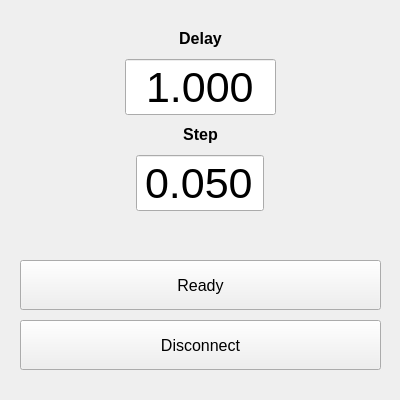
<?xml version="1.0" encoding="UTF-8"?>
<ui version="4.0">
 <class>ClientMain</class>
 <widget class="QWidget" name="ClientMain">
  <property name="geometry">
   <rect>
    <x>0</x>
    <y>0</y>
    <width>400</width>
    <height>400</height>
   </rect>
  </property>
  <property name="sizePolicy">
   <sizepolicy hsizetype="Fixed" vsizetype="Fixed">
    <horstretch>0</horstretch>
    <verstretch>0</verstretch>
   </sizepolicy>
  </property>
  <property name="minimumSize">
   <size>
    <width>400</width>
    <height>400</height>
   </size>
  </property>
  <property name="windowTitle">
   <string>IshtarSync</string>
  </property>
  <property name="styleSheet">
   <string notr="true">QWidget {
	font: 12pt &quot;Arial&quot;;
}
QDoubleSpinBox {
	font: 32pt &quot;Arial&quot;;
}
QLabel {
	font: bold 12pt &quot;Arial&quot;;
}</string>
  </property>
  <widget class="QWidget" name="verticalLayoutWidget_2">
   <property name="geometry">
    <rect>
     <x>100</x>
     <y>20</y>
     <width>201</width>
     <height>201</height>
    </rect>
   </property>
   <layout class="QVBoxLayout" name="timing_layout">
    <property name="spacing">
     <number>0</number>
    </property>
    <item>
     <widget class="QLabel" name="delay_label">
      <property name="maximumSize">
       <size>
        <width>16777215</width>
        <height>20</height>
       </size>
      </property>
      <property name="font">
       <font>
        <family>Arial</family>
        <pointsize>12</pointsize>
        <weight>75</weight>
        <italic>false</italic>
        <bold>true</bold>
       </font>
      </property>
      <property name="text">
       <string>&lt;html&gt;&lt;head/&gt;&lt;body&gt;&lt;p align=&quot;center&quot;&gt;Delay&lt;/p&gt;&lt;/body&gt;&lt;/html&gt;</string>
      </property>
      <property name="alignment">
       <set>Qt::AlignRight|Qt::AlignTrailing|Qt::AlignVCenter</set>
      </property>
     </widget>
    </item>
    <item alignment="Qt::AlignHCenter">
     <widget class="QDoubleSpinBox" name="delay">
      <property name="sizePolicy">
       <sizepolicy hsizetype="Fixed" vsizetype="Fixed">
        <horstretch>0</horstretch>
        <verstretch>0</verstretch>
       </sizepolicy>
      </property>
      <property name="palette">
       <palette>
        <active>
         <colorrole role="Highlight">
          <brush brushstyle="SolidPattern">
           <color alpha="255">
            <red>255</red>
            <green>255</green>
            <blue>255</blue>
           </color>
          </brush>
         </colorrole>
         <colorrole role="HighlightedText">
          <brush brushstyle="SolidPattern">
           <color alpha="255">
            <red>0</red>
            <green>0</green>
            <blue>0</blue>
           </color>
          </brush>
         </colorrole>
        </active>
        <inactive>
         <colorrole role="Highlight">
          <brush brushstyle="SolidPattern">
           <color alpha="255">
            <red>255</red>
            <green>255</green>
            <blue>255</blue>
           </color>
          </brush>
         </colorrole>
         <colorrole role="HighlightedText">
          <brush brushstyle="SolidPattern">
           <color alpha="255">
            <red>0</red>
            <green>0</green>
            <blue>0</blue>
           </color>
          </brush>
         </colorrole>
        </inactive>
        <disabled>
         <colorrole role="Highlight">
          <brush brushstyle="SolidPattern">
           <color alpha="255">
            <red>0</red>
            <green>120</green>
            <blue>215</blue>
           </color>
          </brush>
         </colorrole>
         <colorrole role="HighlightedText">
          <brush brushstyle="SolidPattern">
           <color alpha="255">
            <red>0</red>
            <green>0</green>
            <blue>0</blue>
           </color>
          </brush>
         </colorrole>
        </disabled>
       </palette>
      </property>
      <property name="font">
       <font>
        <family>Arial</family>
        <pointsize>32</pointsize>
        <weight>50</weight>
        <italic>false</italic>
        <bold>false</bold>
       </font>
      </property>
      <property name="wrapping">
       <bool>false</bool>
      </property>
      <property name="frame">
       <bool>true</bool>
      </property>
      <property name="alignment">
       <set>Qt::AlignCenter</set>
      </property>
      <property name="buttonSymbols">
       <enum>QAbstractSpinBox::NoButtons</enum>
      </property>
      <property name="keyboardTracking">
       <bool>true</bool>
      </property>
      <property name="decimals">
       <number>3</number>
      </property>
      <property name="maximum">
       <double>10.000000000000000</double>
      </property>
      <property name="singleStep">
       <double>0.005000000000000</double>
      </property>
      <property name="value">
       <double>1.000000000000000</double>
      </property>
     </widget>
    </item>
    <item>
     <widget class="QLabel" name="step_label">
      <property name="maximumSize">
       <size>
        <width>16777215</width>
        <height>20</height>
       </size>
      </property>
      <property name="font">
       <font>
        <family>Arial</family>
        <pointsize>12</pointsize>
        <weight>75</weight>
        <italic>false</italic>
        <bold>true</bold>
       </font>
      </property>
      <property name="text">
       <string>&lt;html&gt;&lt;head/&gt;&lt;body&gt;&lt;p align=&quot;center&quot;&gt;Step&lt;/p&gt;&lt;/body&gt;&lt;/html&gt;</string>
      </property>
      <property name="alignment">
       <set>Qt::AlignRight|Qt::AlignTrailing|Qt::AlignVCenter</set>
      </property>
     </widget>
    </item>
    <item alignment="Qt::AlignHCenter">
     <widget class="QDoubleSpinBox" name="step">
      <property name="sizePolicy">
       <sizepolicy hsizetype="Fixed" vsizetype="Fixed">
        <horstretch>0</horstretch>
        <verstretch>0</verstretch>
       </sizepolicy>
      </property>
      <property name="palette">
       <palette>
        <active>
         <colorrole role="Highlight">
          <brush brushstyle="SolidPattern">
           <color alpha="255">
            <red>255</red>
            <green>255</green>
            <blue>255</blue>
           </color>
          </brush>
         </colorrole>
         <colorrole role="HighlightedText">
          <brush brushstyle="SolidPattern">
           <color alpha="255">
            <red>0</red>
            <green>0</green>
            <blue>0</blue>
           </color>
          </brush>
         </colorrole>
        </active>
        <inactive>
         <colorrole role="Highlight">
          <brush brushstyle="SolidPattern">
           <color alpha="255">
            <red>255</red>
            <green>255</green>
            <blue>255</blue>
           </color>
          </brush>
         </colorrole>
         <colorrole role="HighlightedText">
          <brush brushstyle="SolidPattern">
           <color alpha="255">
            <red>0</red>
            <green>0</green>
            <blue>0</blue>
           </color>
          </brush>
         </colorrole>
        </inactive>
        <disabled>
         <colorrole role="Highlight">
          <brush brushstyle="SolidPattern">
           <color alpha="255">
            <red>0</red>
            <green>120</green>
            <blue>215</blue>
           </color>
          </brush>
         </colorrole>
         <colorrole role="HighlightedText">
          <brush brushstyle="SolidPattern">
           <color alpha="255">
            <red>0</red>
            <green>0</green>
            <blue>0</blue>
           </color>
          </brush>
         </colorrole>
        </disabled>
       </palette>
      </property>
      <property name="font">
       <font>
        <family>Arial</family>
        <pointsize>32</pointsize>
        <weight>50</weight>
        <italic>false</italic>
        <bold>false</bold>
       </font>
      </property>
      <property name="focusPolicy">
       <enum>Qt::ClickFocus</enum>
      </property>
      <property name="wrapping">
       <bool>false</bool>
      </property>
      <property name="frame">
       <bool>true</bool>
      </property>
      <property name="alignment">
       <set>Qt::AlignCenter</set>
      </property>
      <property name="buttonSymbols">
       <enum>QAbstractSpinBox::NoButtons</enum>
      </property>
      <property name="keyboardTracking">
       <bool>true</bool>
      </property>
      <property name="decimals">
       <number>3</number>
      </property>
      <property name="minimum">
       <double>0.010000000000000</double>
      </property>
      <property name="maximum">
       <double>1.000000000000000</double>
      </property>
      <property name="singleStep">
       <double>0.010000000000000</double>
      </property>
      <property name="value">
       <double>0.050000000000000</double>
      </property>
     </widget>
    </item>
   </layout>
  </widget>
  <widget class="QWidget" name="verticalLayoutWidget_3">
   <property name="geometry">
    <rect>
     <x>20</x>
     <y>250</y>
     <width>361</width>
     <height>131</height>
    </rect>
   </property>
   <layout class="QVBoxLayout" name="button_layout">
    <property name="spacing">
     <number>0</number>
    </property>
    <item>
     <widget class="QPushButton" name="ready">
      <property name="minimumSize">
       <size>
        <width>0</width>
        <height>50</height>
       </size>
      </property>
      <property name="font">
       <font>
        <family>Arial</family>
        <pointsize>12</pointsize>
        <weight>50</weight>
        <italic>false</italic>
        <bold>false</bold>
       </font>
      </property>
      <property name="text">
       <string>Ready</string>
      </property>
     </widget>
    </item>
    <item>
     <widget class="QPushButton" name="disconnect">
      <property name="minimumSize">
       <size>
        <width>0</width>
        <height>50</height>
       </size>
      </property>
      <property name="font">
       <font>
        <family>Arial</family>
        <pointsize>12</pointsize>
        <weight>50</weight>
        <italic>false</italic>
        <bold>false</bold>
       </font>
      </property>
      <property name="text">
       <string>Disconnect</string>
      </property>
     </widget>
    </item>
   </layout>
  </widget>
 </widget>
 <resources/>
 <connections/>
</ui>
